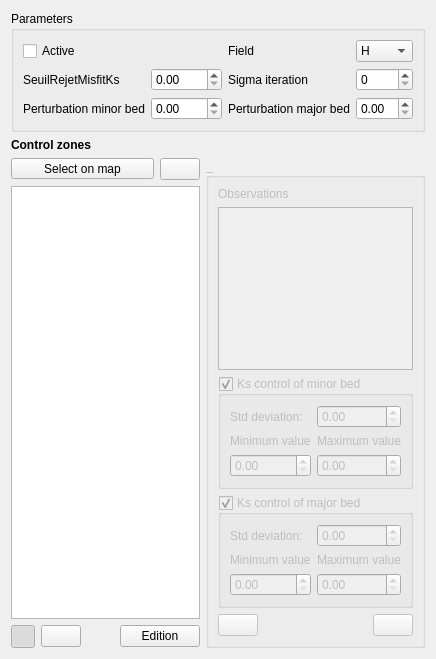
<?xml version="1.0" encoding="UTF-8"?>
<ui version="4.0">
 <class>Form</class>
 <widget class="QWidget" name="Form">
  <property name="geometry">
   <rect>
    <x>0</x>
    <y>0</y>
    <width>421</width>
    <height>659</height>
   </rect>
  </property>
  <property name="windowTitle">
   <string>Form</string>
  </property>
  <layout class="QVBoxLayout" name="verticalLayout">
   <item>
    <widget class="QGroupBox" name="gb_param_ks">
     <property name="font">
      <font>
       <weight>50</weight>
       <bold>false</bold>
      </font>
     </property>
     <property name="title">
      <string>Parameters</string>
     </property>
     <layout class="QGridLayout" name="gridLayout">
      <item row="1" column="0">
       <widget class="QLabel" name="label_3">
        <property name="text">
         <string>SeuilRejetMisfitKs</string>
        </property>
       </widget>
      </item>
      <item row="0" column="2">
       <widget class="QLabel" name="label">
        <property name="text">
         <string>Field</string>
        </property>
       </widget>
      </item>
      <item row="0" column="3">
       <widget class="QComboBox" name="cb_ks_fld">
        <item>
         <property name="text">
          <string>H</string>
         </property>
        </item>
        <item>
         <property name="text">
          <string>Q</string>
         </property>
        </item>
       </widget>
      </item>
      <item row="2" column="0">
       <widget class="QLabel" name="label_4">
        <property name="text">
         <string>Perturbation minor bed</string>
        </property>
       </widget>
      </item>
      <item row="1" column="1">
       <widget class="QDoubleSpinBox" name="sb_ks_seuil">
        <property name="maximum">
         <double>9999.989999999999782</double>
        </property>
       </widget>
      </item>
      <item row="2" column="1">
       <widget class="QDoubleSpinBox" name="sb_ks_pert_min"/>
      </item>
      <item row="2" column="3">
       <widget class="QDoubleSpinBox" name="sb_ks_pert_max"/>
      </item>
      <item row="1" column="3">
       <widget class="QSpinBox" name="sb_ks_sigma"/>
      </item>
      <item row="1" column="2">
       <widget class="QLabel" name="label_5">
        <property name="text">
         <string>Sigma iteration</string>
        </property>
       </widget>
      </item>
      <item row="2" column="2">
       <widget class="QLabel" name="sk_ks_pert_maj">
        <property name="text">
         <string>Perturbation major bed</string>
        </property>
       </widget>
      </item>
      <item row="0" column="0">
       <widget class="QCheckBox" name="cc_ks_act">
        <property name="text">
         <string>Active</string>
        </property>
       </widget>
      </item>
     </layout>
    </widget>
   </item>
   <item>
    <widget class="QLabel" name="label_2">
     <property name="font">
      <font>
       <weight>75</weight>
       <bold>true</bold>
      </font>
     </property>
     <property name="text">
      <string>Control zones</string>
     </property>
    </widget>
   </item>
   <item>
    <widget class="QFrame" name="fra_zone">
     <property name="frameShape">
      <enum>QFrame::NoFrame</enum>
     </property>
     <property name="frameShadow">
      <enum>QFrame::Raised</enum>
     </property>
     <layout class="QHBoxLayout" name="horizontalLayout">
      <property name="leftMargin">
       <number>0</number>
      </property>
      <property name="topMargin">
       <number>0</number>
      </property>
      <property name="rightMargin">
       <number>0</number>
      </property>
      <property name="bottomMargin">
       <number>0</number>
      </property>
      <item>
       <widget class="QFrame" name="fra_zone_sel">
        <property name="frameShape">
         <enum>QFrame::NoFrame</enum>
        </property>
        <property name="frameShadow">
         <enum>QFrame::Raised</enum>
        </property>
        <layout class="QVBoxLayout" name="verticalLayout_5">
         <property name="leftMargin">
          <number>0</number>
         </property>
         <property name="topMargin">
          <number>0</number>
         </property>
         <property name="rightMargin">
          <number>0</number>
         </property>
         <property name="bottomMargin">
          <number>0</number>
         </property>
         <item>
          <layout class="QHBoxLayout" name="horizontalLayout_4">
           <item>
            <widget class="QToolButton" name="bt_sel_zone">
             <property name="sizePolicy">
              <sizepolicy hsizetype="Minimum" vsizetype="Fixed">
               <horstretch>0</horstretch>
               <verstretch>0</verstretch>
              </sizepolicy>
             </property>
             <property name="text">
              <string>Select on map</string>
             </property>
             <property name="iconSize">
              <size>
               <width>20</width>
               <height>20</height>
              </size>
             </property>
             <property name="checkable">
              <bool>true</bool>
             </property>
             <property name="toolButtonStyle">
              <enum>Qt::ToolButtonTextBesideIcon</enum>
             </property>
            </widget>
           </item>
           <item>
            <widget class="QPushButton" name="bt_reload">
             <property name="sizePolicy">
              <sizepolicy hsizetype="Maximum" vsizetype="Fixed">
               <horstretch>0</horstretch>
               <verstretch>0</verstretch>
              </sizepolicy>
             </property>
             <property name="toolTip">
              <string>Reload control zones</string>
             </property>
             <property name="text">
              <string/>
             </property>
             <property name="iconSize">
              <size>
               <width>20</width>
               <height>20</height>
              </size>
             </property>
            </widget>
           </item>
          </layout>
         </item>
         <item>
          <widget class="QListView" name="lv_zone"/>
         </item>
         <item>
          <widget class="QFrame" name="fra_zone_tools">
           <property name="frameShape">
            <enum>QFrame::NoFrame</enum>
           </property>
           <property name="frameShadow">
            <enum>QFrame::Raised</enum>
           </property>
           <layout class="QHBoxLayout" name="horizontalLayout_2">
            <property name="leftMargin">
             <number>0</number>
            </property>
            <property name="topMargin">
             <number>0</number>
            </property>
            <property name="rightMargin">
             <number>0</number>
            </property>
            <property name="bottomMargin">
             <number>0</number>
            </property>
            <item>
             <widget class="QToolButton" name="bt_disp_zone">
              <property name="sizePolicy">
               <sizepolicy hsizetype="Fixed" vsizetype="Minimum">
                <horstretch>0</horstretch>
                <verstretch>0</verstretch>
               </sizepolicy>
              </property>
              <property name="text">
               <string/>
              </property>
              <property name="checkable">
               <bool>true</bool>
              </property>
              <property name="checked">
               <bool>true</bool>
              </property>
             </widget>
            </item>
            <item>
             <widget class="QPushButton" name="bt_zoom_zone">
              <property name="text">
               <string/>
              </property>
             </widget>
            </item>
            <item>
             <spacer name="horizontalSpacer">
              <property name="orientation">
               <enum>Qt::Horizontal</enum>
              </property>
              <property name="sizeHint" stdset="0">
               <size>
                <width>40</width>
                <height>20</height>
               </size>
              </property>
             </spacer>
            </item>
            <item>
             <widget class="QPushButton" name="bt_edit_zone">
              <property name="text">
               <string>Edition</string>
              </property>
              <property name="icon">
               <iconset>
                <normaloff>:/plugins/Mascaret/icones/mActionToggleEditing.png</normaloff>:/plugins/Mascaret/icones/mActionToggleEditing.png</iconset>
              </property>
             </widget>
            </item>
           </layout>
          </widget>
         </item>
        </layout>
       </widget>
      </item>
      <item>
       <widget class="QGroupBox" name="gb_zone">
        <property name="enabled">
         <bool>false</bool>
        </property>
        <property name="title">
         <string>_</string>
        </property>
        <layout class="QVBoxLayout" name="verticalLayout_4">
         <item>
          <widget class="QLabel" name="label_6">
           <property name="text">
            <string>Observations</string>
           </property>
          </widget>
         </item>
         <item>
          <widget class="QListView" name="lv_ks_obs"/>
         </item>
         <item>
          <widget class="QGroupBox" name="gb_minor">
           <property name="title">
            <string>Ks control of minor bed</string>
           </property>
           <property name="checkable">
            <bool>true</bool>
           </property>
           <layout class="QGridLayout" name="gridLayout_8">
            <item row="0" column="0">
             <widget class="QLabel" name="label_12">
              <property name="text">
               <string>Std deviation: </string>
              </property>
             </widget>
            </item>
            <item row="1" column="0">
             <widget class="QLabel" name="label_13">
              <property name="text">
               <string>Minimum value</string>
              </property>
             </widget>
            </item>
            <item row="0" column="1">
             <widget class="QDoubleSpinBox" name="sb_minor_std"/>
            </item>
            <item row="2" column="0">
             <widget class="QDoubleSpinBox" name="sb_minor_inf"/>
            </item>
            <item row="1" column="1">
             <widget class="QLabel" name="label_14">
              <property name="text">
               <string>Maximum value</string>
              </property>
             </widget>
            </item>
            <item row="2" column="1">
             <widget class="QDoubleSpinBox" name="sb_minor_sup"/>
            </item>
           </layout>
          </widget>
         </item>
         <item>
          <widget class="QGroupBox" name="gb_major">
           <property name="title">
            <string>Ks control of major bed</string>
           </property>
           <property name="checkable">
            <bool>true</bool>
           </property>
           <layout class="QGridLayout" name="gridLayout_9">
            <item row="0" column="0">
             <widget class="QLabel" name="label_15">
              <property name="text">
               <string>Std deviation: </string>
              </property>
             </widget>
            </item>
            <item row="1" column="0">
             <widget class="QLabel" name="label_16">
              <property name="text">
               <string>Minimum value</string>
              </property>
             </widget>
            </item>
            <item row="0" column="1">
             <widget class="QDoubleSpinBox" name="sb_major_std"/>
            </item>
            <item row="2" column="0">
             <widget class="QDoubleSpinBox" name="sb_major_inf"/>
            </item>
            <item row="1" column="1">
             <widget class="QLabel" name="label_17">
              <property name="text">
               <string>Maximum value</string>
              </property>
             </widget>
            </item>
            <item row="2" column="1">
             <widget class="QDoubleSpinBox" name="sb_major_sup"/>
            </item>
           </layout>
          </widget>
         </item>
         <item>
          <widget class="QFrame" name="fra_zone_tools_2">
           <property name="frameShape">
            <enum>QFrame::NoFrame</enum>
           </property>
           <property name="frameShadow">
            <enum>QFrame::Raised</enum>
           </property>
           <layout class="QHBoxLayout" name="horizontalLayout_3">
            <property name="leftMargin">
             <number>0</number>
            </property>
            <property name="topMargin">
             <number>0</number>
            </property>
            <property name="rightMargin">
             <number>0</number>
            </property>
            <property name="bottomMargin">
             <number>0</number>
            </property>
            <item>
             <widget class="QPushButton" name="bt_cancel_ks">
              <property name="toolTip">
               <string>Cancel</string>
              </property>
              <property name="iconSize">
               <size>
                <width>20</width>
                <height>20</height>
               </size>
              </property>
             </widget>
            </item>
            <item>
             <spacer name="horizontalSpacer_2">
              <property name="orientation">
               <enum>Qt::Horizontal</enum>
              </property>
              <property name="sizeHint" stdset="0">
               <size>
                <width>40</width>
                <height>20</height>
               </size>
              </property>
             </spacer>
            </item>
            <item>
             <widget class="QPushButton" name="bt_valid_ks">
              <property name="toolTip">
               <string>Save</string>
              </property>
              <property name="iconSize">
               <size>
                <width>20</width>
                <height>20</height>
               </size>
              </property>
             </widget>
            </item>
           </layout>
          </widget>
         </item>
        </layout>
       </widget>
      </item>
     </layout>
    </widget>
   </item>
  </layout>
 </widget>
 <resources/>
 <connections/>
</ui>
